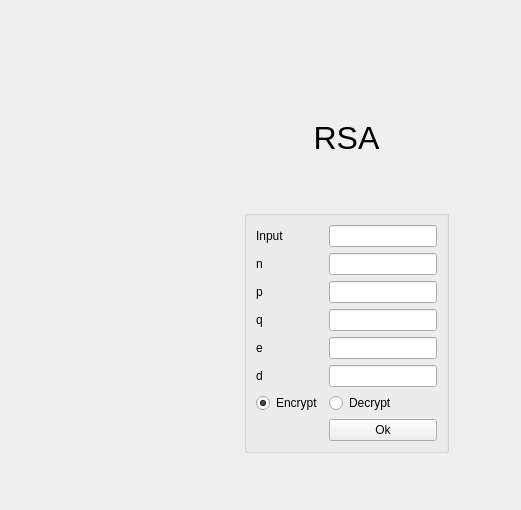
       <widget class="QWidget" name="page10">
        <widget class="QWidget" name="layoutWidget">
         <property name="geometry">
          <rect>
           <x>181</x>
           <y>120</y>
           <width>331</width>
           <height>381</height>
          </rect>
         </property>
         <layout class="QGridLayout" name="gridLayout_13">
          <item row="0" column="1">
           <widget class="QLabel" name="label_33">
            <property name="styleSheet">
             <string notr="true">font-size: 24pt;</string>
            </property>
            <property name="text">
             <string>RSA</string>
            </property>
            <property name="alignment">
             <set>Qt::AlignCenter</set>
            </property>
           </widget>
          </item>
          <item row="2" column="2">
           <spacer name="horizontalSpacer_12">
            <property name="orientation">
             <enum>Qt::Horizontal</enum>
            </property>
            <property name="sizeHint" stdset="0">
             <size>
              <width>40</width>
              <height>20</height>
             </size>
            </property>
           </spacer>
          </item>
          <item row="2" column="0">
           <spacer name="horizontalSpacer_11">
            <property name="orientation">
             <enum>Qt::Horizontal</enum>
            </property>
            <property name="sizeHint" stdset="0">
             <size>
              <width>40</width>
              <height>20</height>
             </size>
            </property>
           </spacer>
          </item>
          <item row="2" column="1">
           <widget class="QGroupBox" name="groupBox_13">
            <property name="title">
             <string/>
            </property>
            <layout class="QFormLayout" name="formLayout_9">
             <item row="0" column="0">
              <widget class="QLabel" name="label_38">
               <property name="text">
                <string>Input</string>
               </property>
              </widget>
             </item>
             <item row="0" column="1">
              <widget class="QLineEdit" name="le_rsa_input"/>
             </item>
             <item row="1" column="0">
              <widget class="QLabel" name="label_39">
               <property name="text">
                <string>n</string>
               </property>
              </widget>
             </item>
             <item row="1" column="1">
              <widget class="QLineEdit" name="le_rsa_n"/>
             </item>
             <item row="2" column="0">
              <widget class="QLabel" name="label_40">
               <property name="text">
                <string>p</string>
               </property>
              </widget>
             </item>
             <item row="2" column="1">
              <widget class="QLineEdit" name="le_rsa_p"/>
             </item>
             <item row="3" column="0">
              <widget class="QLabel" name="label_41">
               <property name="text">
                <string>q</string>
               </property>
              </widget>
             </item>
             <item row="3" column="1">
              <widget class="QLineEdit" name="le_rsa_q"/>
             </item>
             <item row="4" column="0">
              <widget class="QLabel" name="label_42">
               <property name="text">
                <string>e</string>
               </property>
              </widget>
             </item>
             <item row="4" column="1">
              <widget class="QLineEdit" name="le_rsa_e"/>
             </item>
             <item row="6" column="0">
              <widget class="QRadioButton" name="rb_rsa_encrypt">
               <property name="text">
                <string>Encrypt</string>
               </property>
               <property name="checked">
                <bool>true</bool>
               </property>
              </widget>
             </item>
             <item row="6" column="1">
              <widget class="QRadioButton" name="rb_rsa_decrypt">
               <property name="text">
                <string>Decrypt</string>
               </property>
              </widget>
             </item>
             <item row="5" column="0">
              <widget class="QLabel" name="label_43">
               <property name="text">
                <string>d</string>
               </property>
              </widget>
             </item>
             <item row="5" column="1">
              <widget class="QLineEdit" name="le_rsa_d"/>
             </item>
             <item row="7" column="1">
              <widget class="QPushButton" name="btnRsa">
               <property name="text">
                <string>Ok</string>
               </property>
              </widget>
             </item>
            </layout>
           </widget>
          </item>
          <item row="3" column="1">
           <spacer name="verticalSpacer_28">
            <property name="orientation">
             <enum>Qt::Vertical</enum>
            </property>
            <property name="sizeHint" stdset="0">
             <size>
              <width>20</width>
              <height>40</height>
             </size>
            </property>
           </spacer>
          </item>
          <item row="1" column="1">
           <spacer name="verticalSpacer_29">
            <property name="orientation">
             <enum>Qt::Vertical</enum>
            </property>
            <property name="sizeHint" stdset="0">
             <size>
              <width>20</width>
              <height>40</height>
             </size>
            </property>
           </spacer>
          </item>
         </layout>
        </widget>
       </widget>
